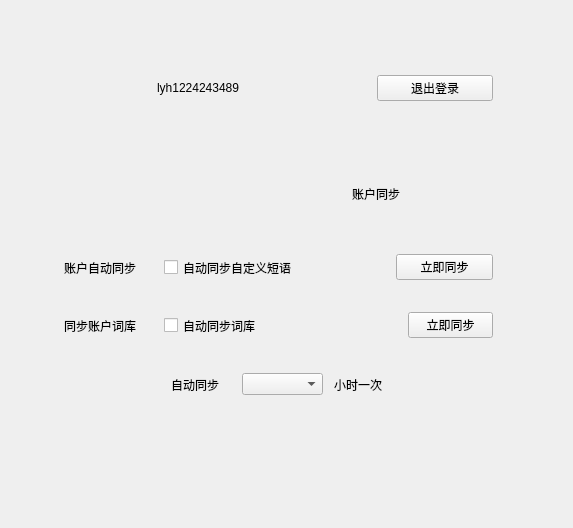
<?xml version="1.0" encoding="UTF-8"?>
<ui version="4.0">
 <class>PersonAccountStackedWidget</class>
 <widget class="QWidget" name="PersonAccountStackedWidget">
  <property name="geometry">
   <rect>
    <x>0</x>
    <y>0</y>
    <width>573</width>
    <height>528</height>
   </rect>
  </property>
  <property name="windowTitle">
   <string>Form</string>
  </property>
  <layout class="QVBoxLayout" name="verticalLayout_3">
   <property name="spacing">
    <number>0</number>
   </property>
   <property name="leftMargin">
    <number>0</number>
   </property>
   <property name="topMargin">
    <number>0</number>
   </property>
   <property name="rightMargin">
    <number>0</number>
   </property>
   <property name="bottomMargin">
    <number>0</number>
   </property>
   <item>
    <layout class="QVBoxLayout" name="verticalLayout_2" stretch="35,80,40,17,30,30,13,30,13,30,90">
     <property name="spacing">
      <number>0</number>
     </property>
     <item>
      <spacer name="verticalSpacer_3">
       <property name="orientation">
        <enum>Qt::Vertical</enum>
       </property>
       <property name="sizeHint" stdset="0">
        <size>
         <width>20</width>
         <height>18</height>
        </size>
       </property>
      </spacer>
     </item>
     <item>
      <layout class="QHBoxLayout" name="horizontalLayout_4" stretch="50,209,129,120,60">
       <property name="spacing">
        <number>0</number>
       </property>
       <item>
        <spacer name="horizontalSpacer">
         <property name="orientation">
          <enum>Qt::Horizontal</enum>
         </property>
         <property name="sizeHint" stdset="0">
          <size>
           <width>50</width>
           <height>20</height>
          </size>
         </property>
        </spacer>
       </item>
       <item>
        <layout class="QHBoxLayout" name="horizontalLayout" stretch="80,30,99">
         <property name="spacing">
          <number>0</number>
         </property>
         <item>
          <widget class="QLabel" name="user_logo_label">
           <property name="minimumSize">
            <size>
             <width>80</width>
             <height>80</height>
            </size>
           </property>
           <property name="text">
            <string/>
           </property>
          </widget>
         </item>
         <item>
          <spacer name="horizontalSpacer_19">
           <property name="orientation">
            <enum>Qt::Horizontal</enum>
           </property>
           <property name="sizeHint" stdset="0">
            <size>
             <width>40</width>
             <height>20</height>
            </size>
           </property>
          </spacer>
         </item>
         <item>
          <widget class="QLabel" name="user_name_label">
           <property name="text">
            <string>lyh1224243489</string>
           </property>
          </widget>
         </item>
        </layout>
       </item>
       <item>
        <spacer name="horizontalSpacer_3">
         <property name="orientation">
          <enum>Qt::Horizontal</enum>
         </property>
         <property name="sizeHint" stdset="0">
          <size>
           <width>40</width>
           <height>20</height>
          </size>
         </property>
        </spacer>
       </item>
       <item>
        <layout class="QVBoxLayout" name="verticalLayout">
         <property name="topMargin">
          <number>5</number>
         </property>
         <property name="bottomMargin">
          <number>5</number>
         </property>
         <item>
          <widget class="QPushButton" name="logout_btn">
           <property name="text">
            <string>退出登录</string>
           </property>
          </widget>
         </item>
        </layout>
       </item>
       <item>
        <spacer name="horizontalSpacer_4">
         <property name="orientation">
          <enum>Qt::Horizontal</enum>
         </property>
         <property name="sizeType">
          <enum>QSizePolicy::Fixed</enum>
         </property>
         <property name="sizeHint" stdset="0">
          <size>
           <width>80</width>
           <height>20</height>
          </size>
         </property>
        </spacer>
       </item>
      </layout>
     </item>
     <item>
      <spacer name="verticalSpacer_2">
       <property name="orientation">
        <enum>Qt::Vertical</enum>
       </property>
       <property name="sizeHint" stdset="0">
        <size>
         <width>20</width>
         <height>18</height>
        </size>
       </property>
      </spacer>
     </item>
     <item>
      <layout class="QHBoxLayout" name="label_layout">
       <property name="spacing">
        <number>0</number>
       </property>
       <item>
        <spacer name="horizontalSpacer_12">
         <property name="orientation">
          <enum>Qt::Horizontal</enum>
         </property>
         <property name="sizeType">
          <enum>QSizePolicy::Expanding</enum>
         </property>
         <property name="sizeHint" stdset="0">
          <size>
           <width>20</width>
           <height>20</height>
          </size>
         </property>
        </spacer>
       </item>
       <item>
        <widget class="QLabel" name="account_label">
         <property name="text">
          <string/>
         </property>
        </widget>
       </item>
       <item>
        <spacer name="horizontalSpacer_13">
         <property name="orientation">
          <enum>Qt::Horizontal</enum>
         </property>
         <property name="sizeHint" stdset="0">
          <size>
           <width>40</width>
           <height>20</height>
          </size>
         </property>
        </spacer>
       </item>
       <item>
        <widget class="QLabel" name="account_option_label">
         <property name="sizePolicy">
          <sizepolicy hsizetype="Preferred" vsizetype="Expanding">
           <horstretch>0</horstretch>
           <verstretch>0</verstretch>
          </sizepolicy>
         </property>
         <property name="text">
          <string>账户同步</string>
         </property>
        </widget>
       </item>
       <item>
        <spacer name="horizontalSpacer_2">
         <property name="orientation">
          <enum>Qt::Horizontal</enum>
         </property>
         <property name="sizeType">
          <enum>QSizePolicy::Expanding</enum>
         </property>
         <property name="sizeHint" stdset="0">
          <size>
           <width>5</width>
           <height>20</height>
          </size>
         </property>
        </spacer>
       </item>
      </layout>
     </item>
     <item>
      <spacer name="verticalSpacer_4">
       <property name="orientation">
        <enum>Qt::Vertical</enum>
       </property>
       <property name="sizeHint" stdset="0">
        <size>
         <width>20</width>
         <height>17</height>
        </size>
       </property>
      </spacer>
     </item>
     <item>
      <layout class="QHBoxLayout" name="horizontalLayout_2" stretch="65,90,16,113,106,103,77">
       <property name="spacing">
        <number>0</number>
       </property>
       <item>
        <spacer name="horizontalSpacer_7">
         <property name="orientation">
          <enum>Qt::Horizontal</enum>
         </property>
         <property name="sizeType">
          <enum>QSizePolicy::Fixed</enum>
         </property>
         <property name="sizeHint" stdset="0">
          <size>
           <width>64</width>
           <height>20</height>
          </size>
         </property>
        </spacer>
       </item>
       <item>
        <widget class="QLabel" name="label">
         <property name="sizePolicy">
          <sizepolicy hsizetype="Expanding" vsizetype="Preferred">
           <horstretch>0</horstretch>
           <verstretch>0</verstretch>
          </sizepolicy>
         </property>
         <property name="text">
          <string>账户自动同步</string>
         </property>
         <property name="alignment">
          <set>Qt::AlignLeading|Qt::AlignLeft|Qt::AlignVCenter</set>
         </property>
        </widget>
       </item>
       <item>
        <spacer name="horizontalSpacer_10">
         <property name="orientation">
          <enum>Qt::Horizontal</enum>
         </property>
         <property name="sizeHint" stdset="0">
          <size>
           <width>40</width>
           <height>20</height>
          </size>
         </property>
        </spacer>
       </item>
       <item>
        <widget class="QCheckBox" name="auto_update_account_checkbox">
         <property name="sizePolicy">
          <sizepolicy hsizetype="Minimum" vsizetype="Expanding">
           <horstretch>0</horstretch>
           <verstretch>0</verstretch>
          </sizepolicy>
         </property>
         <property name="minimumSize">
          <size>
           <width>0</width>
           <height>0</height>
          </size>
         </property>
         <property name="maximumSize">
          <size>
           <width>166253</width>
           <height>50</height>
          </size>
         </property>
         <property name="text">
          <string>自动同步自定义短语</string>
         </property>
        </widget>
       </item>
       <item>
        <spacer name="horizontalSpacer_11">
         <property name="orientation">
          <enum>Qt::Horizontal</enum>
         </property>
         <property name="sizeHint" stdset="0">
          <size>
           <width>40</width>
           <height>20</height>
          </size>
         </property>
        </spacer>
       </item>
       <item>
        <widget class="QPushButton" name="config_update_btn">
         <property name="sizePolicy">
          <sizepolicy hsizetype="Expanding" vsizetype="Fixed">
           <horstretch>0</horstretch>
           <verstretch>0</verstretch>
          </sizepolicy>
         </property>
         <property name="text">
          <string>立即同步</string>
         </property>
        </widget>
       </item>
       <item>
        <spacer name="horizontalSpacer_5">
         <property name="orientation">
          <enum>Qt::Horizontal</enum>
         </property>
         <property name="sizeType">
          <enum>QSizePolicy::Fixed</enum>
         </property>
         <property name="sizeHint" stdset="0">
          <size>
           <width>80</width>
           <height>20</height>
          </size>
         </property>
        </spacer>
       </item>
      </layout>
     </item>
     <item>
      <spacer name="verticalSpacer_5">
       <property name="orientation">
        <enum>Qt::Vertical</enum>
       </property>
       <property name="sizeHint" stdset="0">
        <size>
         <width>20</width>
         <height>17</height>
        </size>
       </property>
      </spacer>
     </item>
     <item>
      <layout class="QHBoxLayout" name="horizontalLayout_3" stretch="65,90,16,113,106,103,77">
       <property name="spacing">
        <number>0</number>
       </property>
       <item>
        <spacer name="horizontalSpacer_8">
         <property name="orientation">
          <enum>Qt::Horizontal</enum>
         </property>
         <property name="sizeType">
          <enum>QSizePolicy::Fixed</enum>
         </property>
         <property name="sizeHint" stdset="0">
          <size>
           <width>64</width>
           <height>20</height>
          </size>
         </property>
        </spacer>
       </item>
       <item>
        <widget class="QLabel" name="label_3">
         <property name="maximumSize">
          <size>
           <width>90</width>
           <height>16777215</height>
          </size>
         </property>
         <property name="text">
          <string>同步账户词库</string>
         </property>
        </widget>
       </item>
       <item>
        <spacer name="horizontalSpacer_14">
         <property name="orientation">
          <enum>Qt::Horizontal</enum>
         </property>
         <property name="sizeType">
          <enum>QSizePolicy::Fixed</enum>
         </property>
         <property name="sizeHint" stdset="0">
          <size>
           <width>10</width>
           <height>20</height>
          </size>
         </property>
        </spacer>
       </item>
       <item>
        <widget class="QCheckBox" name="auto_update_wordlib_checkbox">
         <property name="sizePolicy">
          <sizepolicy hsizetype="Minimum" vsizetype="Expanding">
           <horstretch>0</horstretch>
           <verstretch>0</verstretch>
          </sizepolicy>
         </property>
         <property name="maximumSize">
          <size>
           <width>16777215</width>
           <height>50</height>
          </size>
         </property>
         <property name="text">
          <string>自动同步词库</string>
         </property>
        </widget>
       </item>
       <item>
        <spacer name="horizontalSpacer_9">
         <property name="orientation">
          <enum>Qt::Horizontal</enum>
         </property>
         <property name="sizeHint" stdset="0">
          <size>
           <width>40</width>
           <height>20</height>
          </size>
         </property>
        </spacer>
       </item>
       <item>
        <widget class="QPushButton" name="wordlib_update_btn">
         <property name="sizePolicy">
          <sizepolicy hsizetype="Expanding" vsizetype="Fixed">
           <horstretch>0</horstretch>
           <verstretch>0</verstretch>
          </sizepolicy>
         </property>
         <property name="minimumSize">
          <size>
           <width>85</width>
           <height>0</height>
          </size>
         </property>
         <property name="maximumSize">
          <size>
           <width>85</width>
           <height>16777215</height>
          </size>
         </property>
         <property name="text">
          <string>立即同步</string>
         </property>
        </widget>
       </item>
       <item>
        <spacer name="horizontalSpacer_6">
         <property name="orientation">
          <enum>Qt::Horizontal</enum>
         </property>
         <property name="sizeType">
          <enum>QSizePolicy::Fixed</enum>
         </property>
         <property name="sizeHint" stdset="0">
          <size>
           <width>80</width>
           <height>20</height>
          </size>
         </property>
        </spacer>
       </item>
      </layout>
     </item>
     <item>
      <spacer name="verticalSpacer_6">
       <property name="orientation">
        <enum>Qt::Vertical</enum>
       </property>
       <property name="sizeHint" stdset="0">
        <size>
         <width>20</width>
         <height>17</height>
        </size>
       </property>
      </spacer>
     </item>
     <item>
      <layout class="QHBoxLayout" name="horizontalLayout_6" stretch="171,59,10,80,10,60,174">
       <property name="spacing">
        <number>0</number>
       </property>
       <item>
        <spacer name="horizontalSpacer_16">
         <property name="orientation">
          <enum>Qt::Horizontal</enum>
         </property>
         <property name="sizeType">
          <enum>QSizePolicy::Fixed</enum>
         </property>
         <property name="sizeHint" stdset="0">
          <size>
           <width>171</width>
           <height>20</height>
          </size>
         </property>
        </spacer>
       </item>
       <item>
        <widget class="QLabel" name="label_4">
         <property name="text">
          <string>自动同步</string>
         </property>
        </widget>
       </item>
       <item>
        <spacer name="horizontalSpacer_15">
         <property name="orientation">
          <enum>Qt::Horizontal</enum>
         </property>
         <property name="sizeHint" stdset="0">
          <size>
           <width>40</width>
           <height>20</height>
          </size>
         </property>
        </spacer>
       </item>
       <item>
        <widget class="QComboBox" name="wordlib_update_time_combo">
         <property name="sizePolicy">
          <sizepolicy hsizetype="Expanding" vsizetype="Fixed">
           <horstretch>0</horstretch>
           <verstretch>0</verstretch>
          </sizepolicy>
         </property>
         <property name="maximumSize">
          <size>
           <width>16777215</width>
           <height>16777215</height>
          </size>
         </property>
        </widget>
       </item>
       <item>
        <spacer name="horizontalSpacer_17">
         <property name="orientation">
          <enum>Qt::Horizontal</enum>
         </property>
         <property name="sizeHint" stdset="0">
          <size>
           <width>40</width>
           <height>20</height>
          </size>
         </property>
        </spacer>
       </item>
       <item>
        <widget class="QLabel" name="label_5">
         <property name="sizePolicy">
          <sizepolicy hsizetype="Preferred" vsizetype="Expanding">
           <horstretch>0</horstretch>
           <verstretch>0</verstretch>
          </sizepolicy>
         </property>
         <property name="text">
          <string>小时一次</string>
         </property>
        </widget>
       </item>
       <item>
        <spacer name="horizontalSpacer_18">
         <property name="orientation">
          <enum>Qt::Horizontal</enum>
         </property>
         <property name="sizeHint" stdset="0">
          <size>
           <width>40</width>
           <height>20</height>
          </size>
         </property>
        </spacer>
       </item>
      </layout>
     </item>
     <item>
      <spacer name="verticalSpacer">
       <property name="orientation">
        <enum>Qt::Vertical</enum>
       </property>
       <property name="sizeHint" stdset="0">
        <size>
         <width>20</width>
         <height>40</height>
        </size>
       </property>
      </spacer>
     </item>
    </layout>
   </item>
  </layout>
 </widget>
 <resources/>
 <connections/>
</ui>
